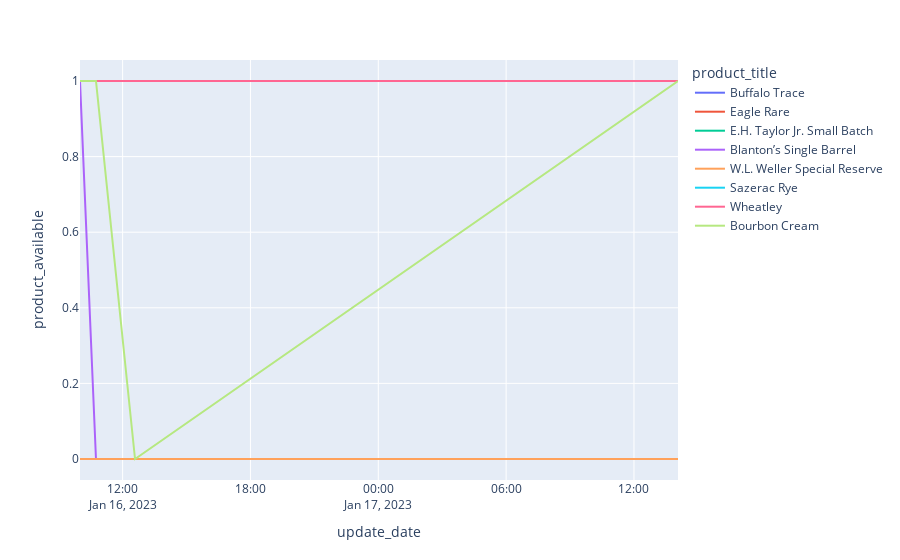

Notebook cell for this chart:
### Code cell
pe.line(data_frame=my_data, x="update_date",y="product_available",color='product_title')

### Figure 1 — Plotly figure (JSON) as saved in the notebook; plotly's stock layout.template omitted (floating-point values rounded to 4 significant figures)
{"data": [{"hovertemplate": "product_title=Buffalo Trace<br>update_date=%{x}<br>product_available=%{y}<extra></extra>", "legendgroup": "Buffalo Trace", "line": {"color": "#636efa", "dash": "solid"}, "marker": {"symbol": "circle"}, "mode": "lines", "name": "Buffalo Trace", "orientation": "v", "showlegend": true, "type": "scatter", "x": ["2023-01-16T10:00:00", "2023-01-16T10:45:00", "2023-01-16T12:35:00", "2023-01-17T14:04:00"], "xaxis": "x", "y": [0, 0, 0, 0], "yaxis": "y"}, {"hovertemplate": "product_title=Eagle Rare<br>update_date=%{x}<br>product_available=%{y}<extra></extra>", "legendgroup": "Eagle Rare", "line": {"color": "#EF553B", "dash": "solid"}, "marker": {"symbol": "circle"}, "mode": "lines", "name": "Eagle Rare", "orientation": "v", "showlegend": true, "type": "scatter", "x": ["2023-01-16T10:00:00", "2023-01-16T10:45:00", "2023-01-16T12:35:00", "2023-01-17T14:04:00"], "xaxis": "x", "y": [0, 0, 0, 0], "yaxis": "y"}, {"hovertemplate": "product_title=E.H. Taylor Jr. Small Batch<br>update_date=%{x}<br>product_available=%{y}<extra></extra>", "legendgroup": "E.H. Taylor Jr. Small Batch", "line": {"color": "#00cc96", "dash": "solid"}, "marker": {"symbol": "circle"}, "mode": "lines", "name": "E.H. Taylor Jr. Small Batch", "orientation": "v", "showlegend": true, "type": "scatter", "x": ["2023-01-16T10:00:00", "2023-01-16T10:45:00", "2023-01-16T12:35:00", "2023-01-17T14:04:00"], "xaxis": "x", "y": [0, 0, 0, 0], "yaxis": "y"}, {"hovertemplate": "product_title=Blanton’s Single Barrel<br>update_date=%{x}<br>product_available=%{y}<extra></extra>", "legendgroup": "Blanton’s Single Barrel", "line": {"color": "#ab63fa", "dash": "solid"}, "marker": {"symbol": "circle"}, "mode": "lines", "name": "Blanton’s Single Barrel", "orientation": "v", "showlegend": true, "type": "scatter", "x": ["2023-01-16T10:00:00", "2023-01-16T10:45:00", "2023-01-16T12:35:00", "2023-01-17T14:04:00"], "xaxis": "x", "y": [1, 0, 0, 0], "yaxis": "y"}, {"hovertemplate": "product_title=W.L. Weller Special Reserve<br>update_date=%{x}<br>product_available=%{y}<extra></extra>", "legendgroup": "W.L. Weller Special Reserve", "line": {"color": "#FFA15A", "dash": "solid"}, "marker": {"symbol": "circle"}, "mode": "lines", "name": "W.L. Weller Special Reserve", "orientation": "v", "showlegend": true, "type": "scatter", "x": ["2023-01-16T10:00:00", "2023-01-16T10:45:00", "2023-01-16T12:35:00", "2023-01-17T14:04:00"], "xaxis": "x", "y": [0, 0, 0, 0], "yaxis": "y"}, {"hovertemplate": "product_title=Sazerac Rye<br>update_date=%{x}<br>product_available=%{y}<extra></extra>", "legendgroup": "Sazerac Rye", "line": {"color": "#19d3f3", "dash": "solid"}, "marker": {"symbol": "circle"}, "mode": "lines", "name": "Sazerac Rye", "orientation": "v", "showlegend": true, "type": "scatter", "x": ["2023-01-16T10:00:00", "2023-01-16T10:45:00", "2023-01-16T12:35:00", "2023-01-17T14:04:00"], "xaxis": "x", "y": [1, 1, 1, 1], "yaxis": "y"}, {"hovertemplate": "product_title=Wheatley<br>update_date=%{x}<br>product_available=%{y}<extra></extra>", "legendgroup": "Wheatley", "line": {"color": "#FF6692", "dash": "solid"}, "marker": {"symbol": "circle"}, "mode": "lines", "name": "Wheatley", "orientation": "v", "showlegend": true, "type": "scatter", "x": ["2023-01-16T10:00:00", "2023-01-16T10:45:00", "2023-01-16T12:35:00", "2023-01-17T14:04:00"], "xaxis": "x", "y": [1, 1, 1, 1], "yaxis": "y"}, {"hovertemplate": "product_title=Bourbon Cream<br>update_date=%{x}<br>product_available=%{y}<extra></extra>", "legendgroup": "Bourbon Cream", "line": {"color": "#B6E880", "dash": "solid"}, "marker": {"symbol": "circle"}, "mode": "lines", "name": "Bourbon Cream", "orientation": "v", "showlegend": true, "type": "scatter", "x": ["2023-01-16T10:00:00", "2023-01-16T10:45:00", "2023-01-16T12:35:00", "2023-01-17T14:04:00"], "xaxis": "x", "y": [1, 1, 0, 1], "yaxis": "y"}], "layout": {"legend": {"title": {"text": "product_title"}, "tracegroupgap": 0}, "margin": {"t": 60}, "xaxis": {"anchor": "y", "domain": [0, 1], "title": {"text": "update_date"}}, "yaxis": {"anchor": "x", "domain": [0, 1], "title": {"text": "product_available"}}}}
